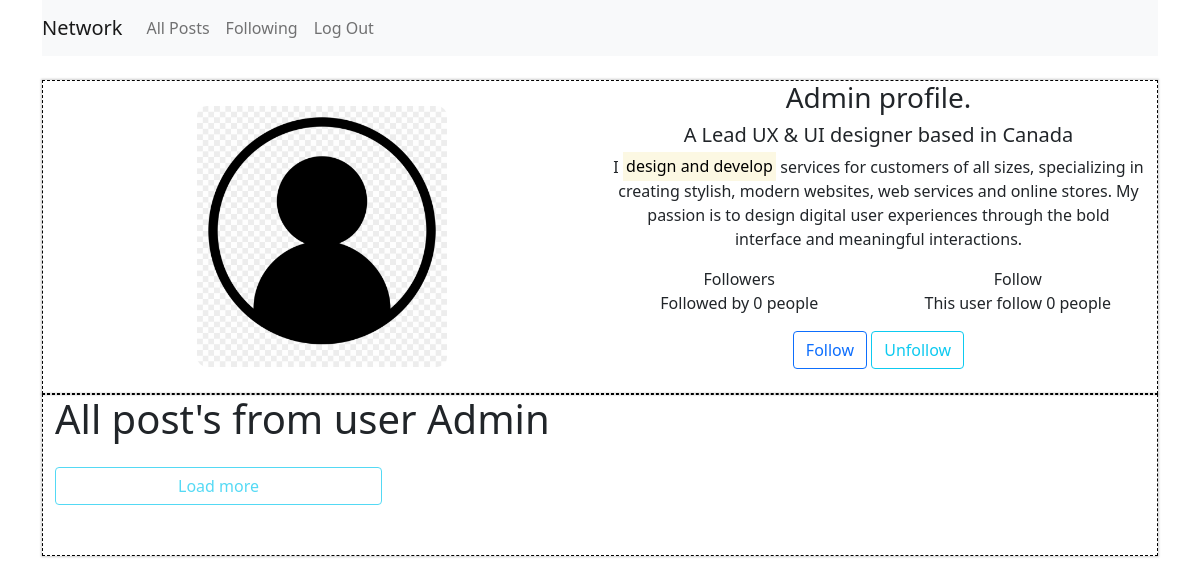
/profile/admin (signed in), run on an earlier commit of the app's database.
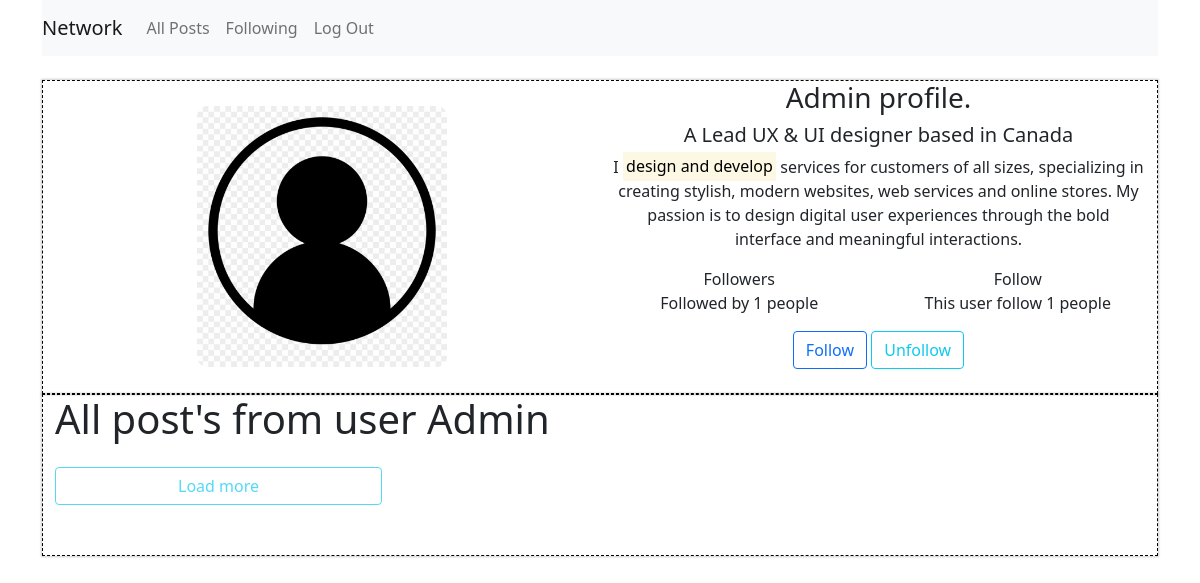
And on a later commit of the database.
### network/models.py (models this page shows, shortened)
class User(AbstractUser):
    pass

### network/views.py (the view, shortened to what this page needs)
# urls.py: path("profile/<str:user>", views.profile_view, name="profile"),
def profile_view(request, user):
    currentuser = request.user.username
    finduser = User.objects.filter(username=user)
    userfollowers = Follow.objects.filter(user_tofollow=user).count()
    userfollow = Follow.objects.filter(user_whofollow=user).count()
    if finduser:
        if currentuser == user:
            return render(request, "network/profile.html", {
                "currentuser": user.capitalize(),
                "userfollow": userfollow,
                "userfollowers": userfollowers,
                "buttons": False
            })
    else:
        return render(request, "network/index.html")

### network/templates/network/profile.html (shortened to what this page needs)
{% extends "network/layout.html" %}
{% load static %}
{% block body %}
    <br/>
    <div class="profile-container">
    <section class="section about-section gray-bg" id="about">
            <div class="container">
                <div class="row align-items-center flex-row-reverse">
                    <div class="col-lg-6">
                        <div class="about-text go-to">
                            <h3 class="dark-color">{{ currentuser }} profile.</h3>
                            <h6 class="theme-color lead">A Lead UX &amp; UI designer based in Canada</h6>
                            <p>I <mark>design and develop</mark> services for customers of all sizes, specializing in creating stylish, modern websites, web services and online stores. My passion is to design digital user experiences through the bold interface and meaningful interactions.</p>
                            <div class="row about-list">
                                <div class="col-md-6">
                                    <div class="media">
                                        <label>Followers</label>
                                        <p>Followed by {{ userfollowers }} people</p>
                                    </div>
                                </div>
                                <div class="col-md-6">
                                    <div class="media">
                                        <label>Follow</label>
                                        <p>This user follow  {{ userfollow }} people</p>
                                    </div>
                                </div>
                            </div>
                            {% if not buttons %}
                            <div class="profile-buttons">
                                <button id="follow" class="btn btn-outline-primary">Follow</button>
                                <button id="unfollow" class="btn btn-outline-info">Unfollow</button>
                            </div>
                            {% endif %}
                            <br>
                        </div>
                    </div>
                    <div class="col-lg-6">
                        <div>
                            <img class="profile-image" src="{% static 'network/images/avatar-unisex.png' %}" heigth="250px" width="250px" title="" alt="">
                        </div>
                    </div>
                </div>
                </div>
            </div>
</div>
    <div class="posts-for-profile">
            <div class="container">
                 <div class="row align-items-center flex-row-reverse">
                            <h1>All post's from user {{ currentuser }}</h1>
                            <nav aria-label="Page navigation example">
                            </nav>
                        </div>
    <button type="button" id="load-more" onclick='showAllUserPosts("{{ currentuser }}")' class="btn btn-outline-info load-more" >Load more</button>
            </div>
        </div>
{% endblock %}

### network/templates/network/layout.html (shortened to what this page needs)
{% load static %}
<!DOCTYPE html>
<html lang="en">
<head>
    <link href="{% static 'network/styles.css' %}" rel="stylesheet">
    <link href="https://cdn.jsdelivr.net/npm/bootstrap@5.0.0-beta1/dist/css/bootstrap.min.css" rel="stylesheet">
</head>
<body onload=showAllPosts()>
<div class="container">
    <nav class="navbar navbar-expand-lg navbar-light bg-light">
        <a class="navbar-brand" href="#">Network</a>
        <div>
            <ul class="navbar-nav mr-auto">
                <li class="nav-item">
                    <a class="nav-link " id="indexpage" href="{% url 'index' %}">All Posts</a>
                </li>
                {% if user.is_authenticated %}
                    <li class="nav-item">
                        <a id="followiing-page" class="nav-link" href="#">Following</a>
                    </li>
                    <li class="nav-item">
                        <a class="nav-link" href="{% url 'logout' %}">Log Out</a>
                    </li>
                {% endif %}
            </ul>
        </div>
    </nav>
    <div class="body">
        {% block body %}
        {% endblock %}
    </div>
</body>
</html>

### network/static/network/styles.css (style rules this page uses)
* { margin: 0; padding:0; }
.profile-container { display: flex; justify-content: center; text-align: center; border:1px dashed black; -webkit-box-shadow: 0px 0px 2px 1px rgba(0,0,0,0.2); -moz-box-shadow: 0px 0px 2px 1px rgba(0,0,0,0.2); box-shadow: 0px 0px 2px 1px rgba(0,0,0,0.2); }
.profile-image { border-radius: 10px !important; }
.posts-for-profile { border:1px dashed black; -webkit-box-shadow: 0px 0px 2px 1px rgba(0,0,0,0.2); -moz-box-shadow: 0px 0px 2px 1px rgba(0,0,0,0.2); box-shadow: 0px 0px 2px 1px rgba(0,0,0,0.2); }
.load-more { margin-bottom:10px; justify-content: center; align-items: center; text-align: center; }
.load-more { display:block; color:#fff; margin:0 auto; line-height:50px; width:30%; border-radius:30px; text-decoration:none; border:3px #ee5f4a solid; background:#ee5f4a; opacity:0.7; margin-bottom:50px; }

What changed in the data, as far as the page shows it:
no longer on this page (row edited): User: username "Admin"
Also different on the page:
{{ currentuser }}: (not shown) → "Admin"
{{ userfollowers }}: "0" → "1"
{{ userfollow }}: "0" → "1"
